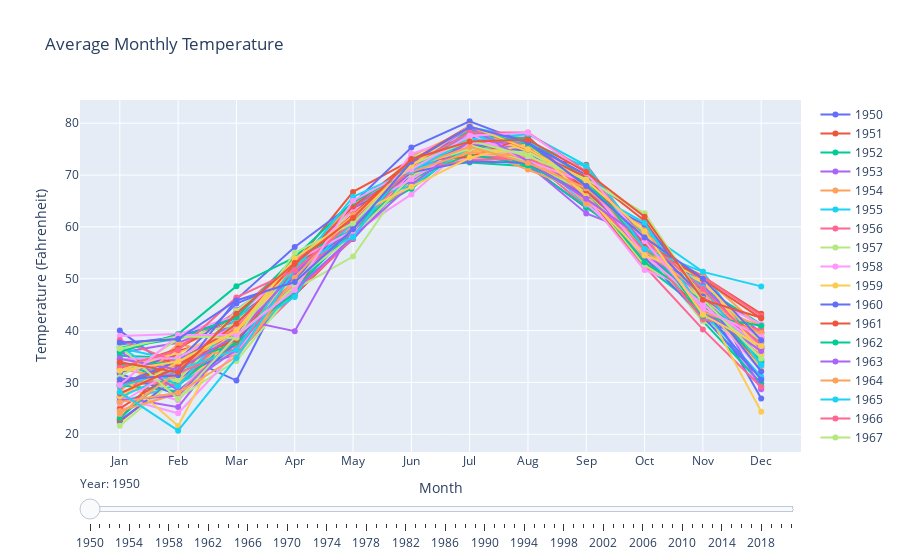

The cell this chart's notebook holds for it:
### Code cell
years = monthly_avg['year'].unique()
fig = go.Figure()

for year in years:
    filtered_df = monthly_avg[monthly_avg['year'] == year]
    fig.add_trace(
        go.Scatter(
            x=filtered_df['month'],
            y=filtered_df['Ftemp'],
            mode='lines+markers',
            name=str(year)
        )
    )

sliders = [{
    'steps': [
        {
            'method': 'update',
            'label': str(year),
            'args': [{'visible': [year == y for y in years]},
                     {'title': f'Average Monthly Temperature in {year}'}],
        } for year in years
    ],
    'currentvalue': {'prefix': 'Year: '}
}]

fig.update_layout(
    sliders=sliders,
    title='Average Monthly Temperature',
    xaxis_title='Month',
    yaxis_title='Temperature (Fahrenheit)',
    xaxis=dict(tickmode='array', tickvals=list(range(1, 13)), ticktext=['Jan', 'Feb', 'Mar', 'Apr', 'May', 'Jun', 'Jul', 'Aug', 'Sep', 'Oct', 'Nov', 'Dec'])
)

fig.show()
